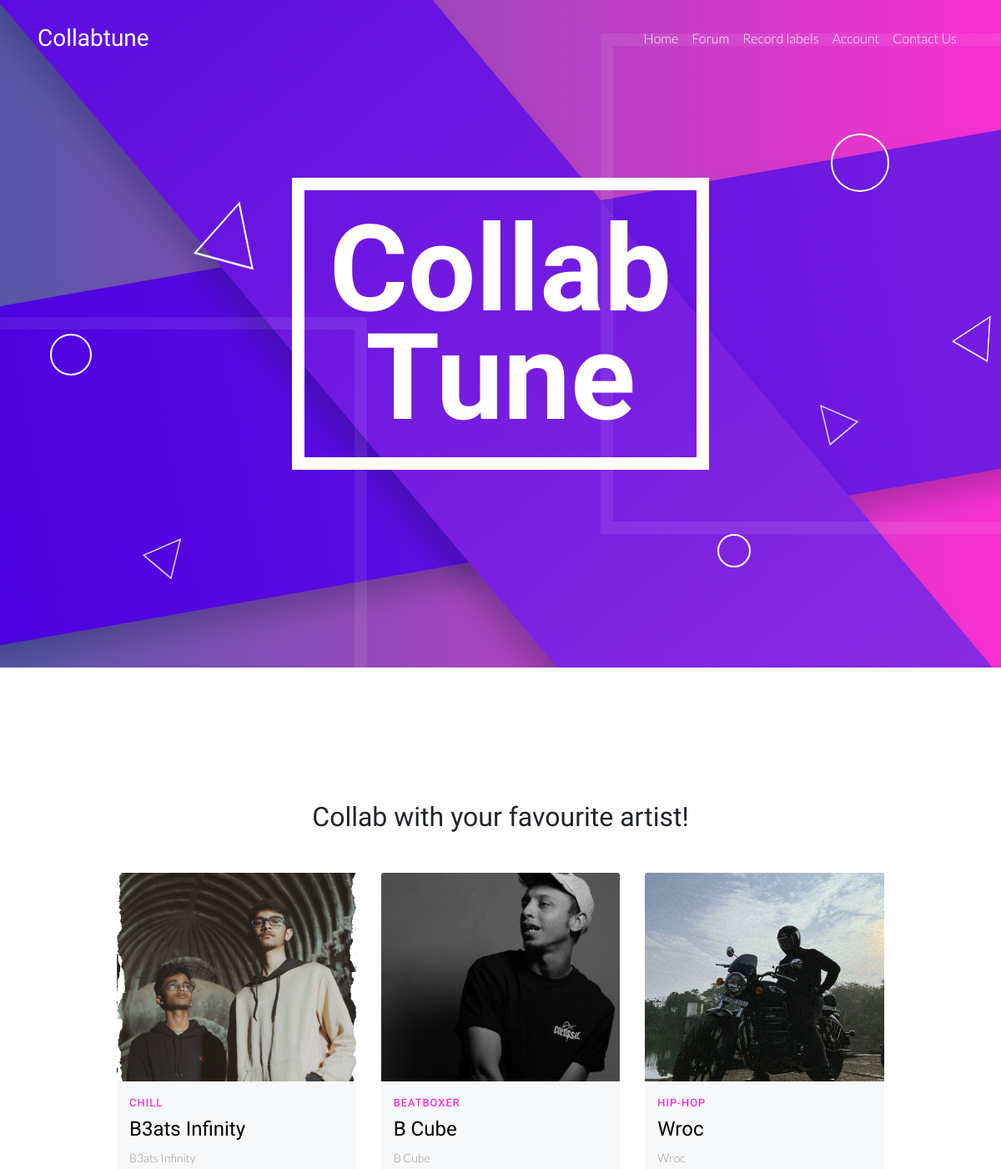
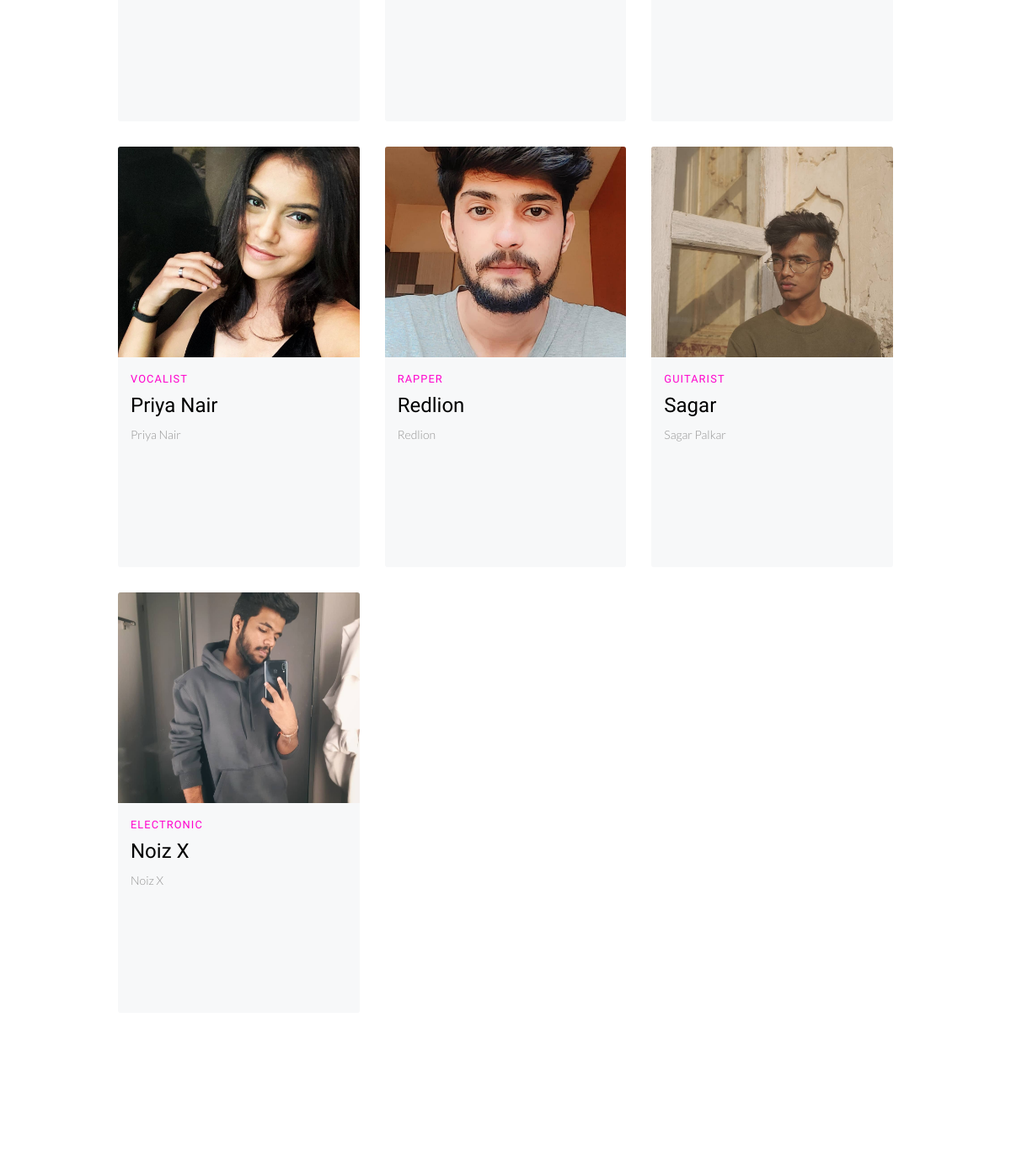
Page /home.php (signed in) on the committed database (2 pictures, top to bottom).
### tables this page shows
CREATE TABLE `user` (
  `user_username` varchar(50) NOT NULL,
  `user_password` varchar(50) NOT NULL,
  `email_id` varchar(100) NOT NULL,
  `artist_name` varchar(15) NOT NULL,
  `contact` varchar(500) NOT NULL,
  `link` varchar(200) NOT NULL,
  `genre` varchar(30) NOT NULL,
  `profile_pic` varchar(500) NOT NULL,
  `bio` varchar(1500) NOT NULL
);

### home.php (the view, shortened to what this page needs)
<?php
include('./php/login.php');
@$session = $_SESSION['email_id'] ;
$query1 = $query = mysqli_query($Connect, "SELECT * FROM `user` WHERE `email_id`!='$session'");
?>
<!DOCTYPE html>
<html lang="en">
<head>
    <link rel="stylesheet" href="vendor/bootstrap/bootstrap.min.css">
    <link rel="stylesheet" href="vendor/select3/select2.min.css">
    <link rel="stylesheet" href="vendor/owlcarousel/owl.carousel.min.css">
    <link rel="stylesheet" href="vendor/lightcase/lightcase.css">
     <link rel="stylesheet" href="https://unpkg.com/aos@next/dist/aos.css" />
    <link rel="stylesheet" href="css/style.min.css">
    <link rel="stylesheet" href="https://cdn.linearicons.com/free/1.0.0/icon-font.min.css">
    <link rel="stylesheet" href="https://use.fontawesome.com/releases/v5.8.1/css/all.css">
</head>
<body data-spy="scroll" data-target="#navbar" class="static-layout">
	<nav id="header-navbar" class="navbar navbar-expand-lg py-4">
    <div class="container">
        <a class="navbar-brand d-flex align-items-center text-white" href="home.php">
            <h3 class="font-weight-bolder mb-0">Collabtune</h3>
        </a>
        <div class="collapse navbar-collapse" id="navbar-nav-header">
            <ul class="navbar-nav ml-auto">
                <li class="nav-item">
                    <a class="nav-link" href="home.php">Home</a>
                </li>
                <li class="nav-item">
                    <a class="nav-link" href="forum.php">Forum</a>
                </li>
                <li class="nav-item">
                    <a class="nav-link" href="recordlabel.php">Record labels</a>
                </li>
                <li class="nav-item">
                    <a class="nav-link" href="account.php"> Account</a>
                </li>
                <li class="nav-item">
                    <a class="nav-link" href="contact.php">Contact Us</a>
                </li>
            </ul>
        </div>
    </div>
</nav>
</div>	<div class="jumbotron d-flex align-items-center">
  <div class="container text-center">
    <h1 class="display-1 mb-4">Collab<br>Tune</h1>
  </div>
  <div class="rectangle-1"></div>
  <div class="rectangle-2"></div>
  <div class="rectangle-transparent-1"></div>
  <div class="rectangle-transparent-2"></div>
  <div class="circle-1"></div>
  <div class="circle-2"></div>
  <div class="circle-3"></div>
  <div class="triangle triangle-1">
  	<img src="images/obj_triangle.png" alt="">
  </div>
  <div class="triangle triangle-2">
  	<img src="images/obj_triangle.png" alt="">
  </div>
  <div class="triangle triangle-3">
  	<img src="images/obj_triangle.png" alt="">
  </div>
  <div class="triangle triangle-4">
  	<img src="images/obj_triangle.png" alt="">
  </div>
</div>
<section id="features" class="bg-white">
    <div class="container">
        <div class="section-content">
            <div class="row">
                <div class="col-md-10 offset-md-1 features-holder">
                    <div class="row">
                    <section id="blog" class="bg-white">
    <div class="container">
        <div class="section-content">
            <div class="title-wrap mb-5" data-aos="fade-up">
                <h2 class="section-title">Collab with your favourite artist!</h2>
    </div>
            <div class="row">
                <div class="col-md-12 blog-holder">
                    <div class="row">
                        <?php
                        while($row1=mysqli_fetch_array($query1) ){
                            $username_display = $row1['user_username'];
                            $artist_name_display = $row1['artist_name'];
                            $contact_display = $row1['contact'];
                            $link_display = $row1['link'];
                            $genre_display = $row1['genre'];
                            $bio_display = $row1['bio'];
                            $profile_pic =$row1['profile_pic'];
                            $profile_img_display = './php/uploads/'.$profile_pic;
                        ?>
                        <div class="col-md-4 blog-item-wrapper" data-aos="fade-up">
                            <div class="blog-item">
                                <div class="blog-img">
                                    <a href="single.php"><img src="<?php echo $profile_img_display?>" alt=""></a>
                                </div>
                                <div class="blog-text">
                                    <div class="blog-tag">
                                        <a href="#"><h6><small><?php echo $genre_display?></small></h6></a>
                                    </div>
                                    <div class="blog-title">
                                        <a href="<?php echo $link_display?>"><h4><?php echo $artist_name_display?></h4></a>
                                    </div>
                                    <div class="blog-meta">
                                        <p class="blog-comment"><a href="<?php echo $contact_display?>"><?php echo $username_display?></a></p>
                                    </div>
                                    <div class="blog-desc">
                                        <p><?php echo $bio_display?></p>
                                    </div>
                                </div>
                            </div>
                        </div>
                        <?php
                        }
                        ?>
                    </div>
                </div>
            </div>
        </div>
    </div>
</section>
                    </div>
                </div>
            </div>
        </div>
    </div>
</section>
</body>
</html>

### rows in the picture
user: profile_pic (picture), genre "CHILL", artist_name "B3ats Infinity", user_username "B3ats Infinity"
user: profile_pic (picture), genre "BEATBOXER", artist_name "B Cube", user_username "B Cube"
user: profile_pic (picture), genre "HIP-HOP", artist_name "Wroc", user_username "Wroc"
user: profile_pic (picture), genre "VOCALIST", artist_name "Priya Nair", user_username "Priya Nair"
user: profile_pic (picture), genre "RAPPER", artist_name "Redlion", user_username "Redlion"
user: profile_pic (picture), genre "GUITARIST", artist_name "Sagar", user_username "Sagar Palkar"
user: profile_pic (picture), genre "ELECTRONIC", artist_name "Noiz X", user_username "Noiz X"
